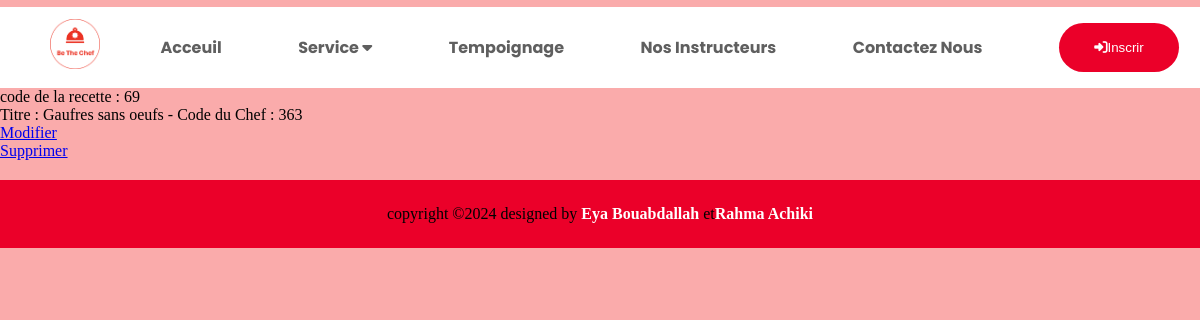
/index.php?controller=recette&action=read&id_recette=69 (signed in), run on the app's committed database.
### tables this page shows
CREATE TABLE `recette` (
  `id_recette` int(3) NOT NULL,
  `titre` varchar(40) NOT NULL,
  `ingredient` text NOT NULL,
  `preparation` text NOT NULL,
  `temp_prep` int(3) NOT NULL,
  `nb_personnes` int(4) NOT NULL,
  `num_chef` int(3) DEFAULT NULL
);

### model/model.php (called while the page is built, shortened)
<?php
class Model{
    private static $pdo;
    public static function Init(){
		$host = Conf::getHostname();
		$dbname = Conf::getDatabase();
		$login = Conf::getLogin();
		$pass = Conf::getPassword();
		try{
			self::$pdo = new PDO("mysql:host=$host;dbname=$dbname",$login,$pass);
			} catch(PDOException $e) {
				die ($e->getMessage());
			}
	}
	public static function select($cle_primaire) {
	    $sql = "SELECT * from ".static::$table." WHERE ".static::$primary."=:cle_primaire";
	    $req_prep = self::$pdo->prepare($sql);
	    $req_prep->bindParam(":cle_primaire", $cle_primaire);
	    $req_prep->execute();
	    $req_prep->setFetchMode(PDO::FETCH_CLASS, 'Model'.ucfirst(static::$table));
	    if ($req_prep->rowCount()==0){
			return null;
			die();
	  	}else{
			$rslt = $req_prep->fetch();
			return $rslt;
		}
  	}
}

### model/model_recette.php (called while the page is built, shortened)
<?php
require_once ("model.php");
class ModelRecette extends Model {
  public function getRecette() {
       return $this->id_recette;
  }
  public function getTitre() {
       return $this->titre;
  }
  public function getChef() {
  return $this->num_chef;
}
}
?>

### view/recette/viewReadRecette.php (the view)
<?php
	$id_recette=$recette->getRecette();
	echo '<p>code de la recette : '.$id_recette;
	echo '<br/>Titre : '.$recette->getTitre().' - Code du Chef : '.$recette->getChef().'</p>';
	echo '<div class= updt><a href="index.php?controller=recette&action=update&id_recette='.$id_recette.'">
	 Modifier </a></div>';
	echo '<div class= supp><a href="index.php?controller=recette&action=delete&id_recette='.$id_recette.'">
	 Supprimer </a></div> ';
?>

### css/acceuil.css (style rules this page uses)
* { border: 0; margin: 0; box-sizing: border-box; }

### css/register.css (style rules this page uses)
* { border: 0; margin: 0; box-sizing: border-box; }

### css/etudiant/etudiant.css (style rules this page uses)
* { border: 0; margin: 0; box-sizing: border-box; }

### css/login.css (style rules this page uses)
* { border: 0; margin: 0; box-sizing: border-box; }

### css/recette.css (style rules this page uses)
* { border: 0; margin: 0; box-sizing: border-box; }
body { background-color:#faabab; }

### css/formation/formation.css (style rules this page uses)
* { border: 0; margin: 0; box-sizing: border-box; }

### data on the page
recette: id_recette "69", titre "Gaufres sans oeufs", num_chef "363"
